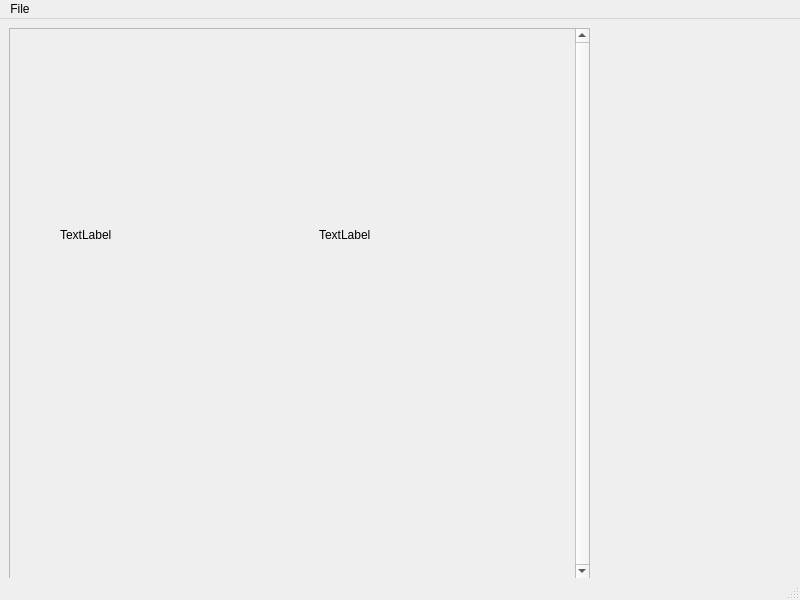
<?xml version="1.0" encoding="UTF-8"?>
<ui version="4.0">
 <class>MainWindow</class>
 <widget class="QMainWindow" name="MainWindow">
  <property name="geometry">
   <rect>
    <x>0</x>
    <y>0</y>
    <width>800</width>
    <height>600</height>
   </rect>
  </property>
  <property name="windowTitle">
   <string>FSNS Tool</string>
  </property>
  <widget class="QWidget" name="centralwidget">
   <widget class="QScrollArea" name="scrollArea">
    <property name="geometry">
     <rect>
      <x>9</x>
      <y>9</y>
      <width>581</width>
      <height>551</height>
     </rect>
    </property>
    <property name="verticalScrollBarPolicy">
     <enum>Qt::ScrollBarAlwaysOn</enum>
    </property>
    <property name="widgetResizable">
     <bool>true</bool>
    </property>
    <widget class="QWidget" name="scrollAreaWidgetContents">
     <property name="geometry">
      <rect>
       <x>0</x>
       <y>0</y>
       <width>565</width>
       <height>549</height>
      </rect>
     </property>
     <widget class="QWidget" name="verticalLayoutWidget">
      <property name="geometry">
       <rect>
        <x>50</x>
        <y>90</y>
        <width>511</width>
        <height>231</height>
       </rect>
      </property>
      <layout class="QVBoxLayout" name="verticalLayout">
       <item>
        <layout class="QHBoxLayout" name="horizontalLayout">
         <item>
          <widget class="QLabel" name="label_2">
           <property name="text">
            <string>TextLabel</string>
           </property>
          </widget>
         </item>
         <item>
          <widget class="QLabel" name="label">
           <property name="text">
            <string>TextLabel</string>
           </property>
          </widget>
         </item>
        </layout>
       </item>
      </layout>
     </widget>
    </widget>
   </widget>
  </widget>
  <widget class="QMenuBar" name="menubar">
   <property name="geometry">
    <rect>
     <x>0</x>
     <y>0</y>
     <width>800</width>
     <height>22</height>
    </rect>
   </property>
   <widget class="QMenu" name="menuFile">
    <property name="title">
     <string>File</string>
    </property>
    <addaction name="actionOpen_Folder"/>
   </widget>
   <addaction name="menuFile"/>
  </widget>
  <widget class="QStatusBar" name="statusbar"/>
  <action name="actionOpen_Folder">
   <property name="text">
    <string>Open Folder</string>
   </property>
   <property name="shortcut">
    <string>Ctrl+O</string>
   </property>
  </action>
 </widget>
 <resources/>
 <connections/>
</ui>
